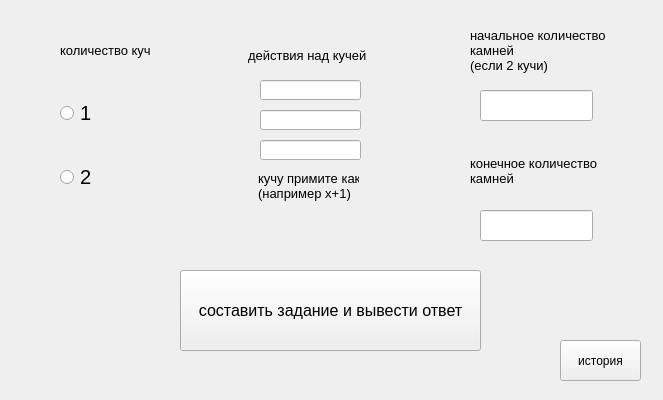
<?xml version="1.0" encoding="UTF-8"?>
<ui version="4.0">
 <class>Form</class>
 <widget class="QWidget" name="Form">
  <property name="geometry">
   <rect>
    <x>0</x>
    <y>0</y>
    <width>663</width>
    <height>400</height>
   </rect>
  </property>
  <property name="windowTitle">
   <string>Form</string>
  </property>
  <widget class="QWidget" name="verticalLayoutWidget">
   <property name="geometry">
    <rect>
     <x>60</x>
     <y>70</y>
     <width>81</width>
     <height>151</height>
    </rect>
   </property>
   <layout class="QVBoxLayout" name="verticalLayout">
    <item>
     <widget class="QRadioButton" name="radioButton_2">
      <property name="font">
       <font>
        <pointsize>15</pointsize>
       </font>
      </property>
      <property name="text">
       <string>1</string>
      </property>
     </widget>
    </item>
    <item>
     <widget class="QRadioButton" name="radioButton_3">
      <property name="font">
       <font>
        <pointsize>15</pointsize>
       </font>
      </property>
      <property name="text">
       <string>2</string>
      </property>
     </widget>
    </item>
   </layout>
  </widget>
  <widget class="QLabel" name="label">
   <property name="geometry">
    <rect>
     <x>60</x>
     <y>30</y>
     <width>151</width>
     <height>41</height>
    </rect>
   </property>
   <property name="font">
    <font>
     <pointsize>10</pointsize>
     <weight>50</weight>
     <bold>false</bold>
    </font>
   </property>
   <property name="text">
    <string>количество куч</string>
   </property>
  </widget>
  <widget class="QLabel" name="label_7">
   <property name="geometry">
    <rect>
     <x>248</x>
     <y>40</y>
     <width>131</width>
     <height>31</height>
    </rect>
   </property>
   <property name="font">
    <font>
     <pointsize>10</pointsize>
    </font>
   </property>
   <property name="text">
    <string>действия над кучей</string>
   </property>
  </widget>
  <widget class="QLineEdit" name="lineEdit_2">
   <property name="geometry">
    <rect>
     <x>260</x>
     <y>110</y>
     <width>101</width>
     <height>20</height>
    </rect>
   </property>
  </widget>
  <widget class="QLineEdit" name="lineEdit_3">
   <property name="geometry">
    <rect>
     <x>260</x>
     <y>140</y>
     <width>101</width>
     <height>20</height>
    </rect>
   </property>
  </widget>
  <widget class="QLabel" name="label_8">
   <property name="geometry">
    <rect>
     <x>258</x>
     <y>160</y>
     <width>101</width>
     <height>51</height>
    </rect>
   </property>
   <property name="font">
    <font>
     <pointsize>10</pointsize>
    </font>
   </property>
   <property name="text">
    <string>кучу примите как x
(например x+1)</string>
   </property>
  </widget>
  <widget class="QLineEdit" name="lineEdit">
   <property name="geometry">
    <rect>
     <x>260</x>
     <y>80</y>
     <width>101</width>
     <height>20</height>
    </rect>
   </property>
  </widget>
  <widget class="QLineEdit" name="kon">
   <property name="geometry">
    <rect>
     <x>480</x>
     <y>210</y>
     <width>113</width>
     <height>31</height>
    </rect>
   </property>
  </widget>
  <widget class="QLineEdit" name="nach">
   <property name="geometry">
    <rect>
     <x>480</x>
     <y>90</y>
     <width>113</width>
     <height>31</height>
    </rect>
   </property>
  </widget>
  <widget class="QLabel" name="label_4">
   <property name="geometry">
    <rect>
     <x>470</x>
     <y>150</y>
     <width>141</width>
     <height>41</height>
    </rect>
   </property>
   <property name="font">
    <font>
     <pointsize>10</pointsize>
    </font>
   </property>
   <property name="text">
    <string>конечное количество
камней</string>
   </property>
  </widget>
  <widget class="QLabel" name="label_3">
   <property name="geometry">
    <rect>
     <x>470</x>
     <y>10</y>
     <width>141</width>
     <height>81</height>
    </rect>
   </property>
   <property name="font">
    <font>
     <pointsize>10</pointsize>
    </font>
   </property>
   <property name="text">
    <string>начальное количество
камней
(если 2 кучи)</string>
   </property>
  </widget>
  <widget class="QPushButton" name="pushButton">
   <property name="geometry">
    <rect>
     <x>180</x>
     <y>270</y>
     <width>301</width>
     <height>81</height>
    </rect>
   </property>
   <property name="font">
    <font>
     <pointsize>12</pointsize>
    </font>
   </property>
   <property name="text">
    <string>составить задание и вывести ответ</string>
   </property>
  </widget>
  <widget class="QPushButton" name="pushButton_2">
   <property name="geometry">
    <rect>
     <x>560</x>
     <y>340</y>
     <width>81</width>
     <height>41</height>
    </rect>
   </property>
   <property name="text">
    <string>история</string>
   </property>
  </widget>
 </widget>
 <resources/>
 <connections/>
</ui>
